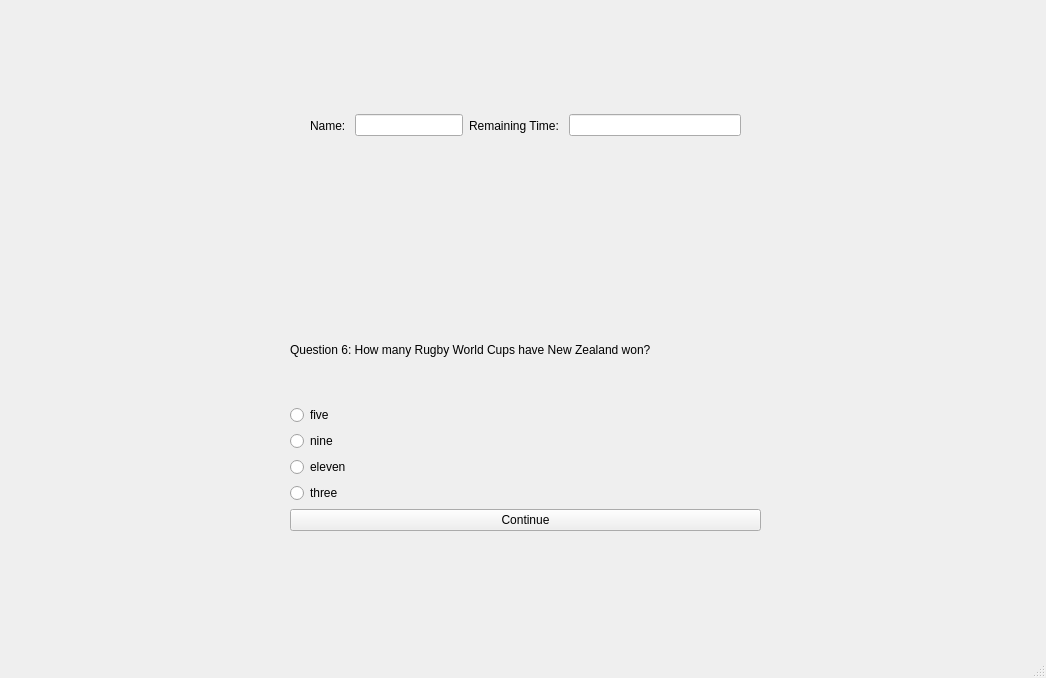
<?xml version="1.0" encoding="UTF-8"?>
<ui version="4.0">
 <class>ques6</class>
 <widget class="QMainWindow" name="ques6">
  <property name="geometry">
   <rect>
    <x>0</x>
    <y>0</y>
    <width>1046</width>
    <height>678</height>
   </rect>
  </property>
  <property name="windowTitle">
   <string>Question 6</string>
  </property>
  <widget class="QWidget" name="centralwidget">
   <widget class="QWidget" name="verticalLayoutWidget">
    <property name="geometry">
     <rect>
      <x>290</x>
      <y>300</y>
      <width>471</width>
      <height>231</height>
     </rect>
    </property>
    <layout class="QVBoxLayout" name="verticalLayout">
     <item>
      <widget class="QLabel" name="label">
       <property name="text">
        <string>Question 6: How many Rugby World Cups have New Zealand won?</string>
       </property>
      </widget>
     </item>
     <item>
      <widget class="QRadioButton" name="R1">
       <property name="text">
        <string>five</string>
       </property>
      </widget>
     </item>
     <item>
      <widget class="QRadioButton" name="R2">
       <property name="text">
        <string>nine</string>
       </property>
      </widget>
     </item>
     <item>
      <widget class="QRadioButton" name="R3">
       <property name="text">
        <string>eleven</string>
       </property>
      </widget>
     </item>
     <item>
      <widget class="QRadioButton" name="R4">
       <property name="text">
        <string>three</string>
       </property>
      </widget>
     </item>
     <item>
      <widget class="QPushButton" name="B1">
       <property name="text">
        <string>Continue</string>
       </property>
      </widget>
     </item>
    </layout>
   </widget>
   <widget class="QWidget" name="horizontalLayoutWidget">
    <property name="geometry">
     <rect>
      <x>310</x>
      <y>70</y>
      <width>431</width>
      <height>111</height>
     </rect>
    </property>
    <layout class="QHBoxLayout" name="horizontalLayout">
     <item>
      <widget class="QLabel" name="label_3">
       <property name="text">
        <string>Name: </string>
       </property>
      </widget>
     </item>
     <item>
      <widget class="QLineEdit" name="T1">
       <property name="sizePolicy">
        <sizepolicy hsizetype="Preferred" vsizetype="Fixed">
         <horstretch>0</horstretch>
         <verstretch>0</verstretch>
        </sizepolicy>
       </property>
      </widget>
     </item>
     <item>
      <widget class="QLabel" name="label_4">
       <property name="text">
        <string>Remaining Time: </string>
       </property>
      </widget>
     </item>
     <item>
      <widget class="QLineEdit" name="T2"/>
     </item>
    </layout>
   </widget>
  </widget>
  <widget class="QMenuBar" name="menubar">
   <property name="geometry">
    <rect>
     <x>0</x>
     <y>0</y>
     <width>1046</width>
     <height>26</height>
    </rect>
   </property>
  </widget>
  <widget class="QStatusBar" name="statusbar"/>
 </widget>
 <resources/>
 <connections/>
</ui>
